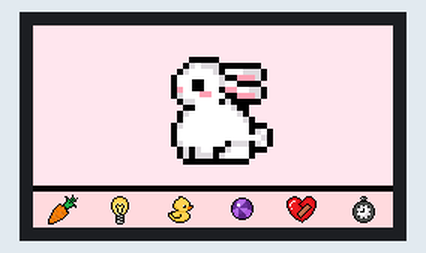
Simulated run of this program. Board: ESP32. Shown: 240×135 colour display. What the program prints to the serial monitor is not drawn.

Above: at 0.3 s.

The program:

main.cpp
```cpp
#include <Arduino.h>

#include <TFT_eSPI.h>
#include <SPI.h>
#include "WiFi.h"
#include <Wire.h>
#include <Button2.h>
#include "esp_adc_cal.h"
#include "bmp.h"


#ifndef TFT_DISPOFF
#define TFT_DISPOFF 0x28
#endif

#ifndef TFT_SLPIN
#define TFT_SLPIN   0x10
#endif

#define ADC_EN          14
#define ADC_PIN         34
#define BUTTON_1        35
#define BUTTON_2        0

TFT_eSPI tft = TFT_eSPI(135, 240); // Invoke custom library
Button2 btn1(BUTTON_1);
Button2 btn2(BUTTON_2);

char buff[512];
int vref = 1100;
int btnCick = false;


void espDelay(int ms)
{
    esp_sleep_enable_timer_wakeup(ms * 1000);
    esp_sleep_pd_config(ESP_PD_DOMAIN_RTC_PERIPH,ESP_PD_OPTION_ON);
    esp_light_sleep_start();
}


void setup()
{
    Serial.begin(115200);
    Serial.println("Start");
    tft.init();
    tft.setRotation(1);
    tft.fillScreen(TFT_BLACK);
    tft.setTextSize(2);
    tft.setTextColor(TFT_WHITE);
    tft.setCursor(0, 0);
    tft.setTextDatum(MC_DATUM);
    tft.setTextSize(1);

    if (TFT_BL > 0) { // TFT_BL has been set in the TFT_eSPI library in the User Setup file TTGO_T_Display.h
         pinMode(TFT_BL, OUTPUT); // Set backlight pin to output mode
         digitalWrite(TFT_BL, TFT_BACKLIGHT_ON); // Turn backlight on. TFT_BACKLIGHT_ON has been set in the TFT_eSPI library in the User Setup file TTGO_T_Display.h
    }

    tft.setSwapBytes(true);
    tft.pushImage(0, 0,  240, 135, ttgo);
    espDelay(5000);
}


void loop()
{

}
```

Source omitted: bmp.h (data table, 313596 bytes)
